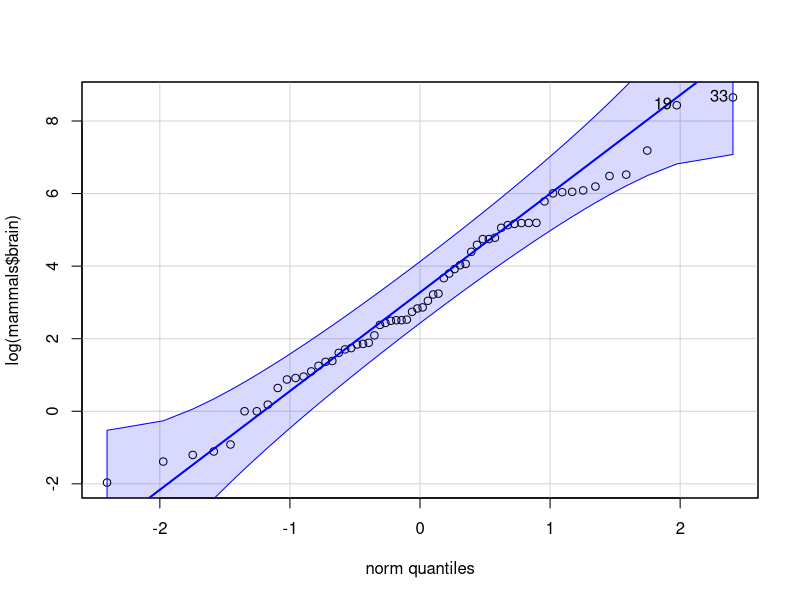
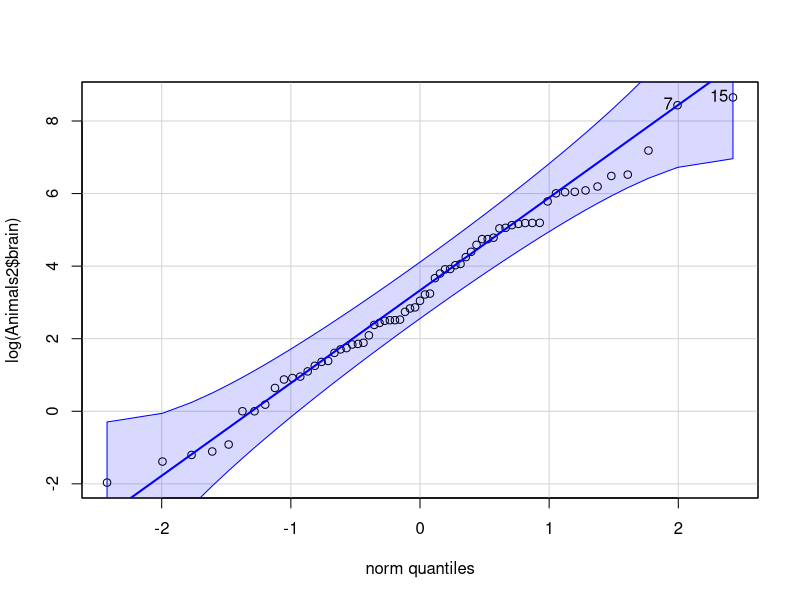
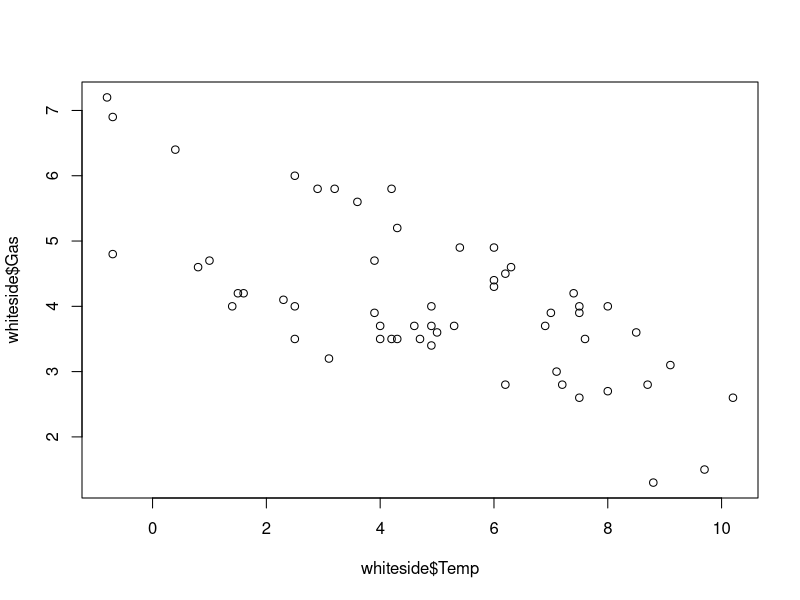
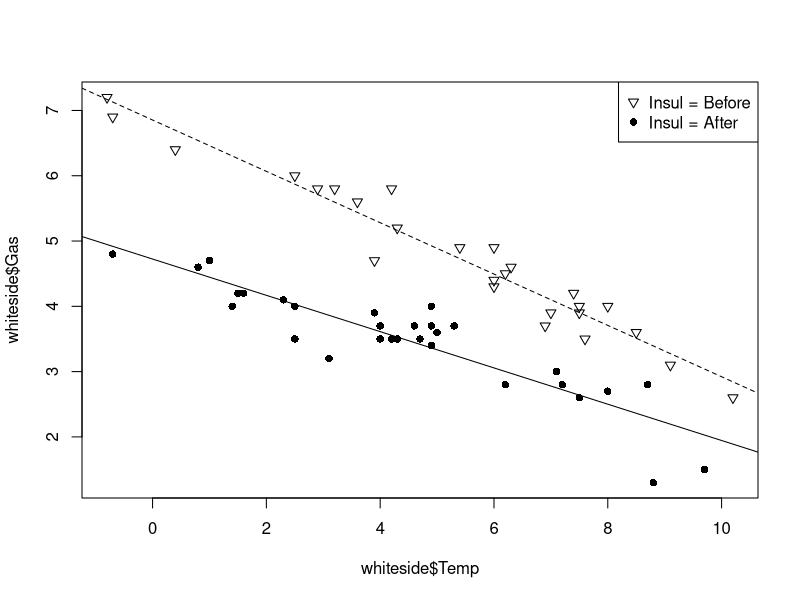

Generate these figures, in order, with R:
## ---- chunk 1
knitr::opts_chunk$set(echo = TRUE)
## ---- chunk 2
#a
library(MASS)
library(robustbase)
datos<-MASS::mammals
datos_2<-Animals2


#b
dim(datos)
head(datos)
tail(datos)
str(datos)
dim(datos_2)
head(datos_2)
tail(datos_2)
str(datos_2)
#c
rownames(datos)
colnames(datos)
rownames(datos_2)
colnames(datos_2)
#d
commonAmbos<-intersect(rownames(datos),rownames(datos_2))
#e
no<-setdiff(rownames(datos),rownames(datos_2))
no #4 animales
no_2<-setdiff(rownames(datos_2),rownames(datos))
no_2 #7 animales
#Son mamíferos
## ---- chunk 3
library(MASS)
library(car)
library(robustbase)
car::qqPlot(log(mammals$brain))
qqPlot(log(Animals2$brain))
#Si que presentan una disposición Gaussiana, ya que son simétricos
## ---- chunk 4
#a
library()
libReturn<-library()
libReturn[[2]][1:5,1]
#b
head(libReturn$results,n=5)
#c
dim(library())
## ---- chunk 5
library(carData)
#a
dim(cabbages)
str(cabbages)
head(cabbages)
tail(cabbages)


#b
any(is.na(cabbages))
#c
dim(Chile)
str(Chile)
head(Chile)
tail(Chile)

#d
summary(cabbages)
summary(Chile)
## ---- chunk 6

## ---- chunk 7

#qqplot(data=cabbages, aes(x=VitC, fill=Cult))+geom_histogram(alpha=0.5)
## ---- chunk 8
#Diagrama de dispersión global.
plot(whiteside$Temp, whiteside$Gas)
#Diagrama de dispersión etiquetando según un factor.
plot(whiteside$Temp, whiteside$Gas, pch=c(6,16)[whiteside$Insul])
legend(x="topright",legend=c("Insul = Before","Insul = After"), pch=c(6,16))
# Planteamos 2 modelos lineales, uno para los datos de cada factor
Model1 <- lm(Gas ~ Temp, data = whiteside, subset = which(Insul == "Before"))
Model2 <- lm(Gas ~ Temp, data = whiteside, subset = which(Insul == "After"))
# Representamos las rectas correspondientes a cada modelo lineal
abline(Model1, lty=2)
abline(Model2)
